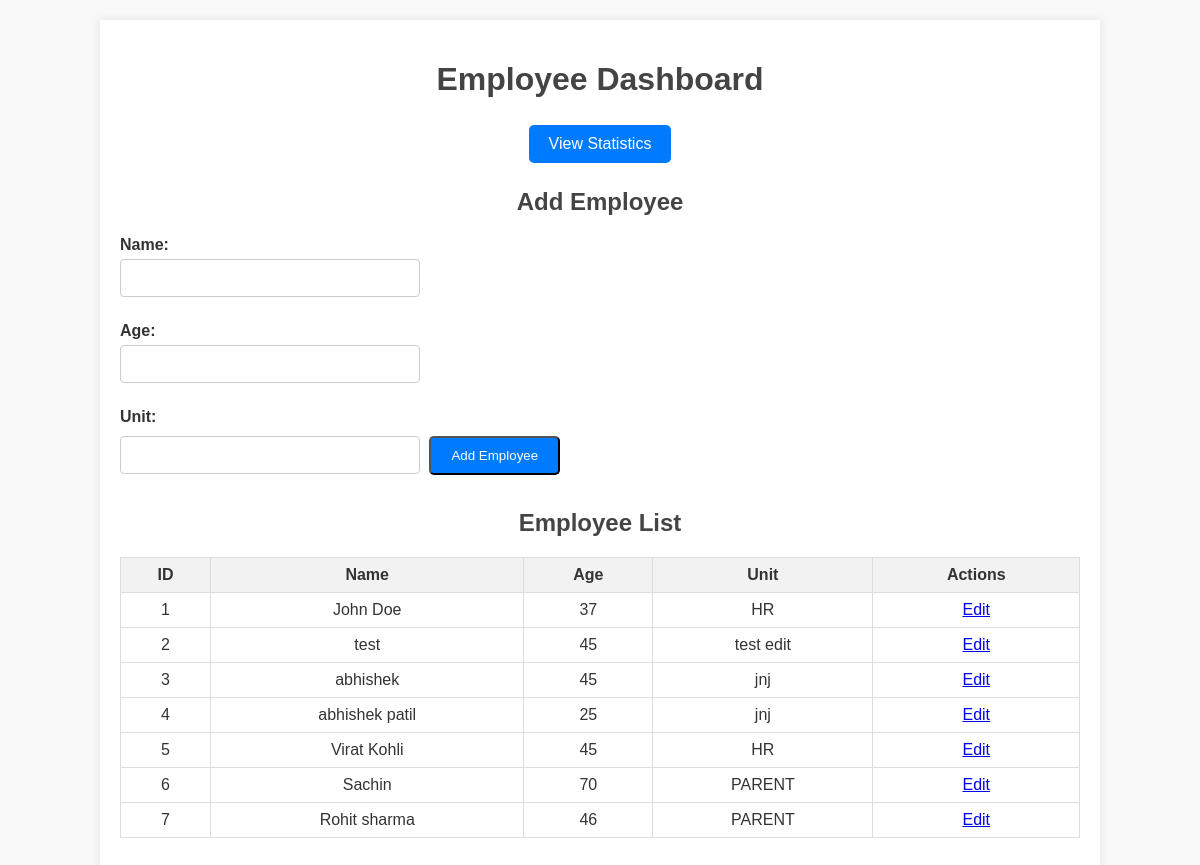
Screenshot of /myapp/dashboard/ with the database file from the repository.
### myapp/models.py (models this page shows)
class Test(models.Model):
    id = models.AutoField(primary_key=True)
    name = models.CharField(max_length=100)
    age = models.IntegerField()
    unit = models.CharField(max_length=100)
    class Meta:
        db_table = 'test'

### myapp/views.py (the view)
# urls.py: path('dashboard/', dashboard, name='dashboard'),  # Added trailing slash
def dashboard(request):
    if request.method == 'POST':
        name = request.POST.get('name')
        age = request.POST.get('age')
        unit = request.POST.get('unit')
        Test.objects.create(name=name,age=age,unit=unit)
        return redirect('dashboard')
    else:
        res = Test.objects.all()
        data = []
        for i in res:
            emp_data = {
                'id': i.id,
                'name': i.name,
                'age': i.age,
                'unit': i.unit,
            }
            data.append(emp_data)
        context = {'data': data}  # Pass the data to the template
        return render(request, 'index.html', context)

### templates/index.html (shortened to what this page needs)
<!DOCTYPE html>
<html lang="en">
<head>
    {% load static %}
    <link rel="stylesheet" href="{% static 'css/style.css' %}">
</head>
<body>
    <div class="container">
        <h1>Employee Dashboard</h1>
        <div class="navigation">
            <a href="/myapp/statistics/" class="btn">View Statistics</a>
        </div>
        <h2>Add Employee</h2>
        <form method="POST" action="/myapp/dashboard/" class="employee-form">
            <label for="name">Name:</label>
            <input type="text" id="name" name="name" required>
            <label for="age">Age:</label>
            <input type="number" id="age" name="age" required>
            <label for="unit">Unit:</label>
            <input type="text" id="unit" name="unit" required>
            <button type="submit" class="btn">Add Employee</button>
        </form>
        <h2>Employee List</h2>
        <table class="employee-table">
            <thead>
                <tr>
                    <th>ID</th>
                    <th>Name</th>
                    <th>Age</th>
                    <th>Unit</th>
                    <th>Actions</th>
                </tr>
            </thead>
            <tbody>
                {% for emp in data %}
                <tr>
                    <td>{{ emp.id }}</td>
                    <td>{{ emp.name }}</td>
                    <td>{{ emp.age }}</td>
                    <td>{{ emp.unit }}</td>
                    <td>
                        <a href="/myapp/edit/?id={{ emp.id }}">Edit</a>
                    </td>
                </tr>
                {% empty %}
                <tr>
                    <td colspan="5">No employees found.</td>
                </tr>
                {% endfor %}
            </tbody>
        </table>
    </div>
</body>
</html>

### static/css/style.css (style rules this page uses)
body { font-family: Arial, sans-serif; background-color: #f9f9f9; color: #333; margin: 0; padding: 0; }
.container { width: 80%; margin: auto; padding: 20px; background: #fff; box-shadow: 0 0 10px rgba(0, 0, 0, 0.1); margin-top: 20px; }
h1, h2 { text-align: center; color: #444; }
.navigation { text-align: center; margin-bottom: 20px; }
.btn { display: inline-block; padding: 10px 20px; background-color: #007BFF; color: #fff; text-decoration: none; border-radius: 5px; margin: 5px; }
.employee-table { width: 100%; border-collapse: collapse; margin-bottom: 20px; }
.employee-table th, .employee-table td { border: 1px solid #ddd; padding: 8px; text-align: center; }
.employee-table th { background-color: #f2f2f2; color: #333; }
.employee-form label { display: block; margin-top: 10px; font-weight: bold; }
.employee-form input { width: 100%; padding: 8px; margin-bottom: 10px; border: 1px solid #ccc; border-radius: 5px; }

### templates/index.html (style rules this page uses)
.employee-form label { display: block; margin: 10px 0 5px; font-weight: bold; }
.employee-form input[type="text"], .employee-form input[type="number"] { width: 100%; max-width: 300px; padding: 10px; margin-bottom: 15px; font-size: 14px; border: 1px solid #ccc; border-radius: 4px; box-sizing: border-box; }

### rows the page displays
Test: name "John Doe", unit "HR"
Test: name "test", unit "test edit"
Test: name "abhishek", unit "jnj"
Test: name "abhishek patil", unit "jnj"
Test: name "Virat Kohli", unit "HR"
Test: name "Sachin", unit "PARENT"
Test: name "Rohit sharma", unit "PARENT"

### other values shown
{{ emp.id }} "1" "2" "3" "4" "5" "6" "7"
{{ emp.age }} "37" "45" "45" "25" "45" "70" "46"
